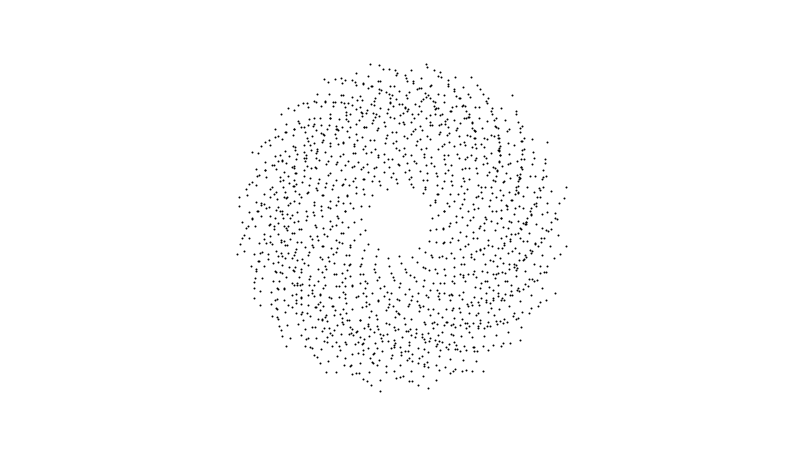
Frame 1 (no input)
Frame 60 (the mouse pressed at the canvas centre just before this capture): identical to frame 1, image omitted
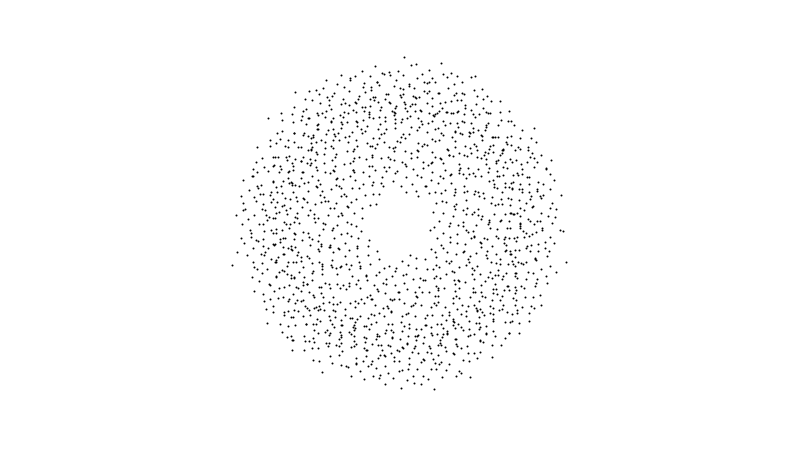
Frame 120 (the mouse held since frame 60 and released just before this capture)

The Processing sketch that drew these frames (run headless with seeded random() and noise(); from frame 60 on, the mouse is pressed at the canvas centre):

// Processing sketch: Illusion
// ── Illusion.pde
int i, j, t=width/2, p=height/2, fade;
void setup() {
  size(800, 450);
  strokeWeight(2);
  background(255);
}

void draw() {
  background(255);
  translate(width/2, height/2);
  for (i=t; i<t+60; i+=3) {
    for (j=p; j<p+120; j+=3) {
      point (i-20, j-45);
      point (i+50, j-120);
      rotate(120+mouseX+mouseY);
    }
  }
}
